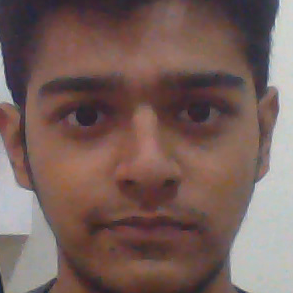
#> input picture PycharmProjects/Face Recognition/finalsss/subject_03_1.bmp, 293 x 293 px; its folder holds only this picture in this run
$ python imp2.py   (Python 2 division)   (older library calls are emulated)
#> lines starting #> are read from the running program, lines starting #| are printed output that depends on the picture; after the words box and inside, x2 and y2 are one past the last pixel; in counts of white or black regions, pixels touching at a corner belong together
import numpy as np
import cv2

for i in xrange(10):
	filename = './finalsss/subject_03_'+str(i+1)+'.bmp'
	print filename
	img = cv2.imread(filename,0)
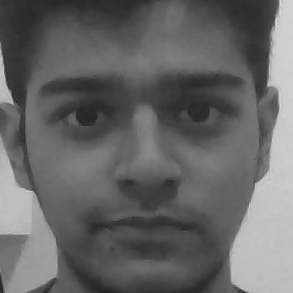
#> img: shape (293, 293); min 35, max 220, mean 102
	print img
#> (printed output is left out)
	clahe = cv2.createCLAHE(clipLimit=2.0, tileGridSize=(8,8))
	img = clahe.apply(img)
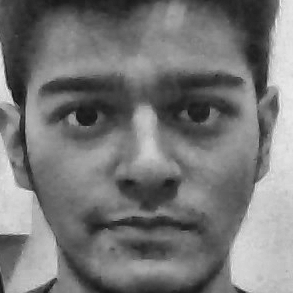
#> img: shape (293, 293); min 19, max 237, mean 118.9
	#img = cv2.imread('haha.jpg',0)
	#img = cv2.resize(img, None, fx = 3, fy = 3, interpolation = cv2.INTER_CUBIC)
	laplacian = cv2.Laplacian(img, cv2.CV_8U, ksize = 3)
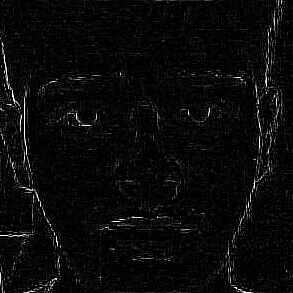
#> laplacian: shape (293, 293); min 0, max 255, mean 9.5
	blur = cv2.GaussianBlur(laplacian, (5,5), 0)
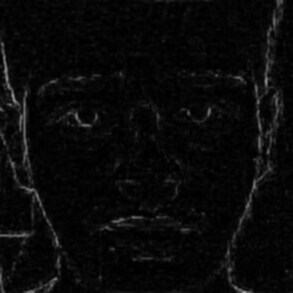
#> blur: shape (293, 293); min 0, max 172, mean 9.4
	#ret, binary = cv2.threshold(blur, 0, 255, cv2.THRESH_BINARY + cv2.THRESH_OTSU)
	ret, binary = cv2.threshold(blur, 20, 255, cv2.THRESH_BINARY)
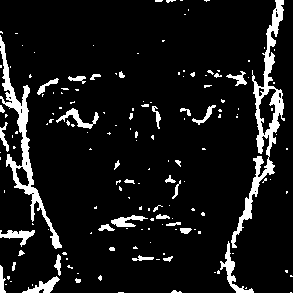
#> binary: shape (293, 293); 9.1% white; 160 white regions (121 under 20 px)
	kernel = np.ones((3,3),np.uint8)
	#th = cv2.dilate(binary, kernel, iterations = 2)
	#th = cv2.erode(th, kernel, iterations = 2)
	contours, hierarchy = cv2.findContours(binary, cv2.RETR_TREE, cv2.CHAIN_APPROX_SIMPLE)
#> contours = 174 contours, 145 with area under 20; largest, box (x1, y1, x2, y2) and area: (231, 0, 285, 248) 2426, (0, 35, 62, 249) 1692, (258, 88, 277, 136) 480, (220, 241, 254, 293) 290, (22, 276, 60, 293) 206
	area = 15
	for i in contours:
		if cv2.contourArea(i) > area:
			cv2.drawContours(img, [i], 0, (0,255,0), 3)
#> this loop made 174 passes
#> i on passes 1, 2, 4: [[290, 292], [291, 292]], [[118, 292], [123, 292]], [[246, 287], [245, 288], [246, 288]]
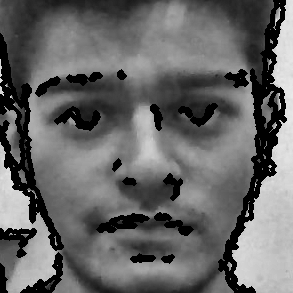
#> img: shape (293, 293); 14.23% of pixels changed, all inside (x1, y1, x2, y2) = (0, 0, 287, 293)
#> (the run stopped early here; a loop or call above may not have finished)
